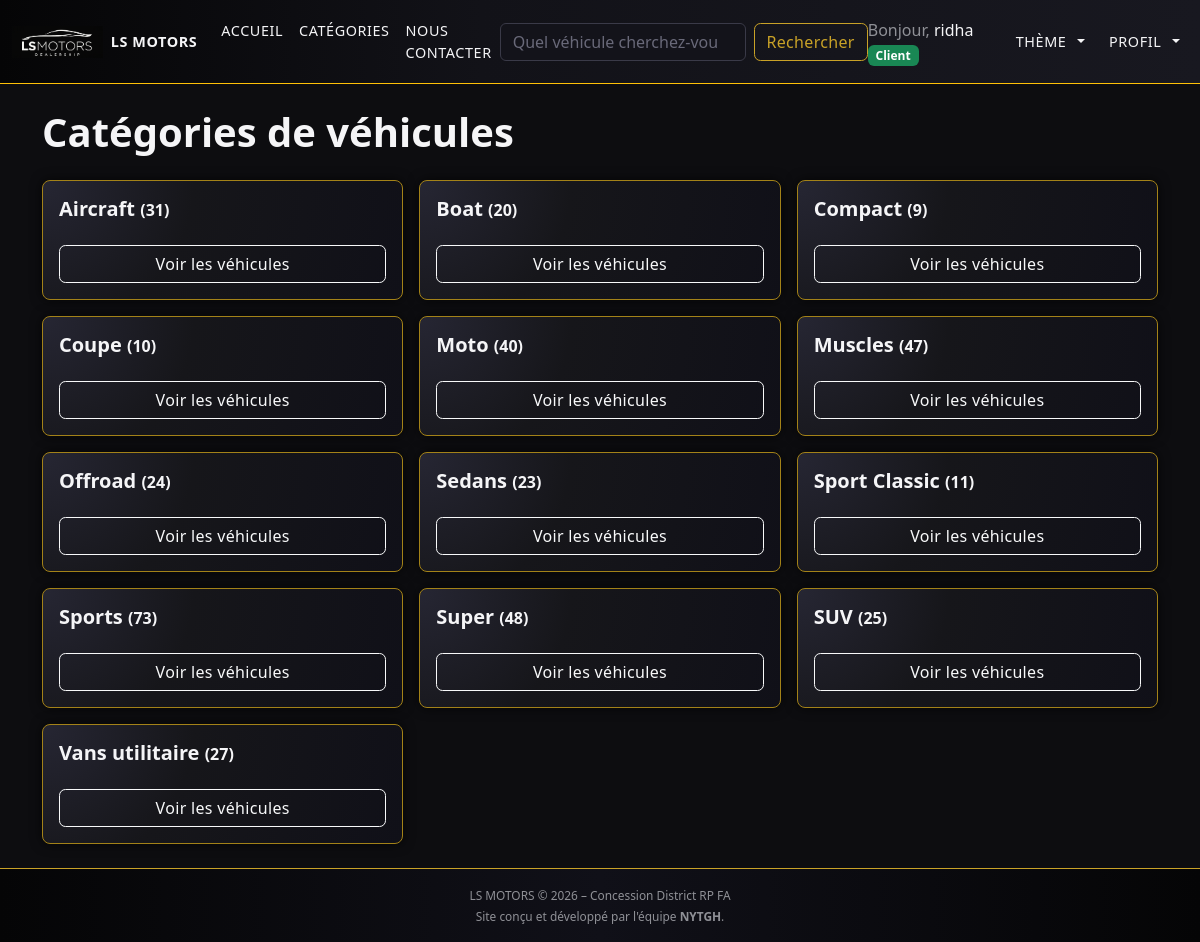
Screenshot of /index.php?page=categories (signed in) with the database file from the repository.
### tables this page shows
CREATE TABLE categorie (
    ID INT NOT NULL AUTO_INCREMENT PRIMARY KEY,
    Libelle VARCHAR(100) NOT NULL
);

### view/pages/categories.php (the view)
<?php
$sql = "SELECT c.ID, c.Libelle, COUNT(v.ID) AS nb_vehicules
        FROM categorie c
        LEFT JOIN vehicule v ON c.ID = v.ID_Categorie AND v.Actif = 1
        GROUP BY c.ID
        ORDER BY c.Libelle ASC";
$stmt = $bdd->query($sql);
$categories = $stmt->fetchAll(PDO::FETCH_ASSOC);
?>
<h1 class="mb-4">Catégories de véhicules</h1>
<?php if (empty($categories)): ?>
    <div class="alert alert-warning">
        Aucune catégorie trouvée.
    </div>
<?php else: ?>
    <div class="row row-cols-1 row-cols-md-3 g-3">
        <?php foreach ($categories as $cat): ?>
            <div class="col">
                <div class="card h-100 bg-secondary text-light">
                    <div class="card-body d-flex flex-column justify-content-between">
                        <h5 class="card-title">
                            <?php echo htmlspecialchars($cat['Libelle']); ?>
                            <small class="text-light text-opacity-75" style="font-size: 0.8em;">
                                (<?php echo $cat['nb_vehicules']; ?>)
                            </small>
                        </h5>
                        <a href="index.php?page=listeVehicules&id_categorie=<?php echo $cat['ID']; ?>"
                            class="btn btn-outline-light mt-3">
                            Voir les véhicules
                        </a>
                    </div>
                </div>
            </div>
        <?php endforeach; ?>
    </div>
<?php endif; ?>

### view/public/css/style.css (style rules this page uses)
:root { --noir: #050506; --noir-soft: #0d0d10; --anthracite: #16161a; --anthracite-clair: #1f1f26; --blanc: #f5f5f7; --gris-clair: #cfcfd4; --gris-moyen: #8f9096; --doré: #c9a227; --doré-foncé: #a38218; --rouge-erreur: #c0392b; }
body { background-color: var(--noir-soft) !important; color: var(--blanc) !important; font-family: system-ui, -apple-system, BlinkMacSystemFont, "Segoe UI", sans-serif; }
html, body { max-width: 100%; overflow-x: hidden; }
a { color: var(--doré); text-decoration: none; }
h1, h2, h3, h4, h5, h6 { color: var(--blanc); font-weight: 600; }
.bg-dark, .bg-black, .bg-body, .bg-secondary { background-color: var(--noir-soft) !important; }
.text-light { color: var(--blanc) !important; }
.card { background: radial-gradient(circle at top left, #262633 0, var(--anthracite) 40%, #101018 100%); color: var(--blanc); border: 1px solid var(--doré-foncé); border-radius: 0.5rem; box-shadow: 0 0 12px rgba(0, 0, 0, 0.7); }
::placeholder { color: #696979 !important; }
.btn { border-radius: 0.4rem; font-weight: 500; letter-spacing: 0.02em; transition: all 0.18s ease-in-out; }

### rows the page displays
categorie: Libelle "Aircraft", nb_vehicules "31"
categorie: Libelle "Boat", nb_vehicules "20"
categorie: Libelle "Compact", nb_vehicules "9"
categorie: Libelle "Coupe", nb_vehicules "10"
categorie: Libelle "Moto", nb_vehicules "40"
categorie: Libelle "Muscles", nb_vehicules "47"
categorie: Libelle "Offroad", nb_vehicules "24"
categorie: Libelle "Sedans", nb_vehicules "23"
categorie: Libelle "Sport Classic", nb_vehicules "11"
categorie: Libelle "Sports", nb_vehicules "73"
categorie: Libelle "Super", nb_vehicules "48"
categorie: Libelle "SUV", nb_vehicules "25"
categorie: Libelle "Vans utilitaire", nb_vehicules "27"

### other values shown
$_SESSION['utilisateur']['Prenom'] "ridha"
